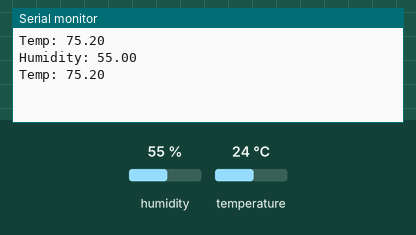
Recording of a sketch running on a simulated Arduino Uno, built with avr-gcc and run on an emulated ATmega328P. Shown: the last lines printed to the serial monitor. The test bench sets the inputs (shaded band); at power-on: humidity 55 %, temperature 24 °C.

Above: at 2.8 s.
2.9 s: humidity set to 22 %
At 3.8 s:
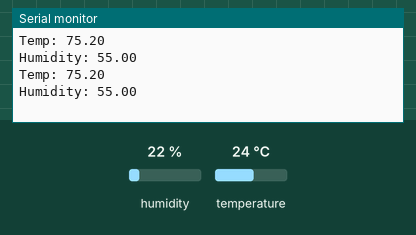
5.6 s: temperature set to 12 °C
At 6.8 s:
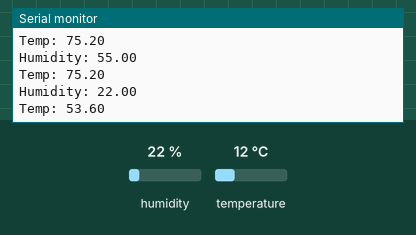
8.3 s: humidity set to 40 %
At 9.5 s:
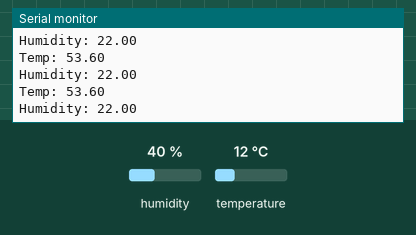
Timing chart, 0 to 11.3 s (numbered marks = the images above; inputs shaded):
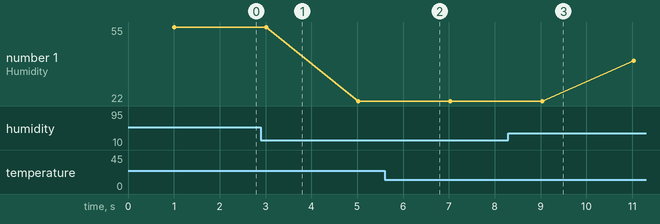

The sketch:

arduino_sender.ino
```cpp
#include<DHT.h>

#define DHTTYPE DHT22;
#define DHTPIN 4;

DHT dht(4, DHT22);

void setup() {
  Serial.begin(9600);
  dht.begin();
}

void loop() {
  float temp = dht.readTemperature();
  float humidity = dht.readHumidity();

  Serial.print("Temp: ");
  Serial.println(temp * 9 / 5 + 32);
  delay(1000);
  Serial.print("Humidity: ");
  Serial.println(humidity);
  delay(1000);
}
```

Measured:
- after the input at 5.6 s, the serial monitor: prints a new line after 0.42 s (image 2)
- plotted number 1: 55 → 22 after the input at 2.9 s, 22 → 40 after the input at 8.3 s
